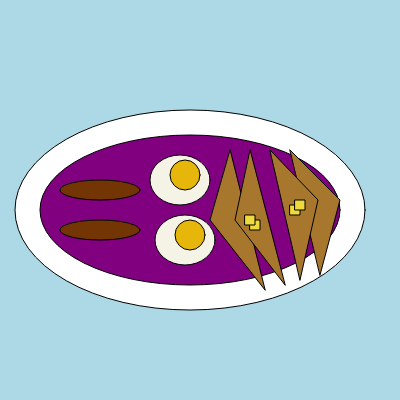
Frame 1 (no input)
Frame 60 (no input): identical to frame 1, image omitted
Frame 120 (the mouse pressed at the canvas centre since frame 60): identical to frame 1, image omitted

The p5.js sketch that drew this single still picture (run headless with seeded random() and noise() and a simulated clock; from frame 60 on, the mouse is pressed at the canvas centre):

// p5.js sketch
// ── sketch.js
function setup(){ 
    createCanvas(400,400);
}

function draw(){ 
    background('lightblue');
    

    /*plate*/
    fill('white');
    ellipse(190,210,350,200);
    fill('purple');
    ellipse(190,210,300,150);

    /*french toast*/
    fill(166,119,44);
    triangle(290, 150, 340, 200, 320, 275); /*far right slice*/
    fill(166,119,44);
    triangle(270, 150, 318, 200, 300, 280); /*next right*/
    fill(166,119,44);
    triangle(230, 150, 210, 220, 265, 290); /*far left slice*/
    fill(166,119,44);
    triangle(250, 150, 235, 220, 285, 285); /*next left*/
    
    /*left side butter*/
    fill(239,218,61)
    square(250,220,10);
    fill(239,218,61)
    square(245,215,10);

    /*Right side butter*/
    fill(239,218,61)
    square(290,205,10);
    fill(239,218,61)
    square(295,200,10);

    /*eggs*/
    fill(245,243,229)
    ellipse(180,180,60,50);
    fill(230,182,11)
    circle(185,175,30);
    fill(245,243,229)
    ellipse(185,240,60,50);
    fill(230,182,11)
    circle(190,235,30);

    /*sausage*/
    fill(114,53,3)
    ellipse(100,190,80,20);
    fill(114,53,3)
    ellipse(100,230,80,20);



}
